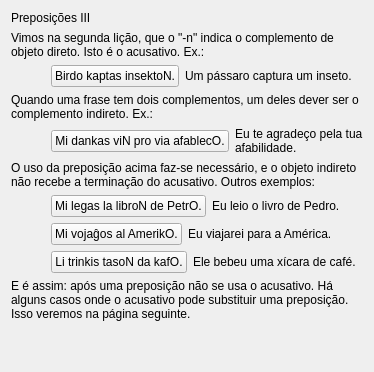
     <widget class="QWidget" name="tab_21">
      <attribute name="icon">
       <iconset resource="ikonoj.qrc">
        <normaloff>:/ikonoj/leciono.png</normaloff>:/ikonoj/leciono.png</iconset>
      </attribute>
      <attribute name="title">
       <string>9</string>
      </attribute>
      <layout class="QVBoxLayout" name="verticalLayout_236">
       <item>
        <widget class="titolo" name="Lec07_Label8">
         <property name="text">
          <string>Preposições III</string>
         </property>
        </widget>
       </item>
       <item>
        <widget class="QLabel" name="Lec07_Label547">
         <property name="text">
          <string>Vimos na segunda lição, que o &quot;-n&quot; indica o complemento de objeto direto. Isto é o acusativo. Ex.:</string>
         </property>
         <property name="wordWrap">
          <bool>true</bool>
         </property>
        </widget>
       </item>
       <item>
        <layout class="QHBoxLayout" name="horizontalLayout_477">
         <item>
          <spacer name="horizontalSpacer_24">
           <property name="orientation">
            <enum>Qt::Horizontal</enum>
           </property>
           <property name="sizeType">
            <enum>QSizePolicy::Fixed</enum>
           </property>
           <property name="sizeHint" stdset="0">
            <size>
             <width>40</width>
             <height>20</height>
            </size>
           </property>
          </spacer>
         </item>
         <item>
          <layout class="QHBoxLayout" name="horizontalLayout_462" stretch="3,1">
           <item>
            <widget class="klakbutono" name="Lec07_Button559">
             <property name="sizePolicy">
              <sizepolicy hsizetype="Maximum" vsizetype="Fixed">
               <horstretch>0</horstretch>
               <verstretch>0</verstretch>
              </sizepolicy>
             </property>
             <property name="text">
              <string notr="true">Birdo kaptas insektoN.</string>
             </property>
            </widget>
           </item>
           <item>
            <widget class="QLabel" name="Lec07_Label555">
             <property name="text">
              <string>Um pássaro captura um inseto.</string>
             </property>
             <property name="wordWrap">
              <bool>true</bool>
             </property>
            </widget>
           </item>
          </layout>
         </item>
        </layout>
       </item>
       <item>
        <widget class="QLabel" name="Lec07_Label548">
         <property name="text">
          <string>Quando uma frase tem dois complementos, um deles dever ser o complemento indireto. Ex.:</string>
         </property>
         <property name="wordWrap">
          <bool>true</bool>
         </property>
        </widget>
       </item>
       <item>
        <layout class="QHBoxLayout" name="horizontalLayout_476">
         <item>
          <spacer name="horizontalSpacer_23">
           <property name="orientation">
            <enum>Qt::Horizontal</enum>
           </property>
           <property name="sizeType">
            <enum>QSizePolicy::Fixed</enum>
           </property>
           <property name="sizeHint" stdset="0">
            <size>
             <width>40</width>
             <height>20</height>
            </size>
           </property>
          </spacer>
         </item>
         <item>
          <layout class="QHBoxLayout" name="horizontalLayout_463" stretch="3,1">
           <item>
            <widget class="klakbutono" name="Lec07_Button560">
             <property name="sizePolicy">
              <sizepolicy hsizetype="Maximum" vsizetype="Fixed">
               <horstretch>0</horstretch>
               <verstretch>0</verstretch>
              </sizepolicy>
             </property>
             <property name="text">
              <string>Mi dankas viN pro via afablecO.</string>
             </property>
            </widget>
           </item>
           <item>
            <widget class="QLabel" name="Lec07_Label549">
             <property name="text">
              <string>Eu te agradeço pela tua afabilidade.</string>
             </property>
             <property name="wordWrap">
              <bool>true</bool>
             </property>
            </widget>
           </item>
          </layout>
         </item>
        </layout>
       </item>
       <item>
        <widget class="QLabel" name="Lec07_Label550">
         <property name="text">
          <string>O uso da preposição acima faz-se necessário, e o objeto indireto não recebe a terminação do acusativo. Outros exemplos:</string>
         </property>
         <property name="wordWrap">
          <bool>true</bool>
         </property>
        </widget>
       </item>
       <item>
        <layout class="QHBoxLayout" name="horizontalLayout_475">
         <item>
          <spacer name="horizontalSpacer_18">
           <property name="orientation">
            <enum>Qt::Horizontal</enum>
           </property>
           <property name="sizeType">
            <enum>QSizePolicy::Fixed</enum>
           </property>
           <property name="sizeHint" stdset="0">
            <size>
             <width>40</width>
             <height>20</height>
            </size>
           </property>
          </spacer>
         </item>
         <item>
          <layout class="QVBoxLayout" name="verticalLayout_235">
           <item>
            <layout class="QHBoxLayout" name="horizontalLayout_472" stretch="3,1">
             <item>
              <widget class="klakbutono" name="Lec07_Button561">
               <property name="sizePolicy">
                <sizepolicy hsizetype="Maximum" vsizetype="Fixed">
                 <horstretch>0</horstretch>
                 <verstretch>0</verstretch>
                </sizepolicy>
               </property>
               <property name="text">
                <string>Mi legas la libroN de PetrO.</string>
               </property>
              </widget>
             </item>
             <item>
              <widget class="QLabel" name="Lec07_Label551">
               <property name="text">
                <string>Eu leio o livro de Pedro.</string>
               </property>
               <property name="wordWrap">
                <bool>true</bool>
               </property>
              </widget>
             </item>
            </layout>
           </item>
           <item>
            <layout class="QHBoxLayout" name="horizontalLayout_473" stretch="3,1">
             <item>
              <widget class="klakbutono" name="Lec07_Button562">
               <property name="sizePolicy">
                <sizepolicy hsizetype="Maximum" vsizetype="Fixed">
                 <horstretch>0</horstretch>
                 <verstretch>0</verstretch>
                </sizepolicy>
               </property>
               <property name="text">
                <string>Mi vojaĝos al AmerikO.</string>
               </property>
              </widget>
             </item>
             <item>
              <widget class="QLabel" name="Lec07_Label552">
               <property name="text">
                <string>Eu viajarei para a América.</string>
               </property>
               <property name="wordWrap">
                <bool>true</bool>
               </property>
              </widget>
             </item>
            </layout>
           </item>
           <item>
            <layout class="QHBoxLayout" name="horizontalLayout_474" stretch="3,1">
             <item>
              <widget class="klakbutono" name="Lec07_Button563">
               <property name="sizePolicy">
                <sizepolicy hsizetype="Maximum" vsizetype="Fixed">
                 <horstretch>0</horstretch>
                 <verstretch>0</verstretch>
                </sizepolicy>
               </property>
               <property name="text">
                <string>Li trinkis tasoN da kafO.</string>
               </property>
              </widget>
             </item>
             <item>
              <widget class="QLabel" name="Lec07_Label553">
               <property name="text">
                <string>Ele bebeu uma xícara de café.</string>
               </property>
               <property name="wordWrap">
                <bool>true</bool>
               </property>
              </widget>
             </item>
            </layout>
           </item>
          </layout>
         </item>
        </layout>
       </item>
       <item>
        <widget class="QLabel" name="Lec07_Label554">
         <property name="text">
          <string>E é assim: após uma preposição não se usa o acusativo. Há alguns casos onde o acusativo pode substituir uma preposição. Isso veremos na página seguinte.</string>
         </property>
         <property name="wordWrap">
          <bool>true</bool>
         </property>
        </widget>
       </item>
       <item>
        <spacer name="verticalSpacer_7">
         <property name="orientation">
          <enum>Qt::Vertical</enum>
         </property>
         <property name="sizeHint" stdset="0">
          <size>
           <width>20</width>
           <height>40</height>
          </size>
         </property>
        </spacer>
       </item>
      </layout>
     </widget>
